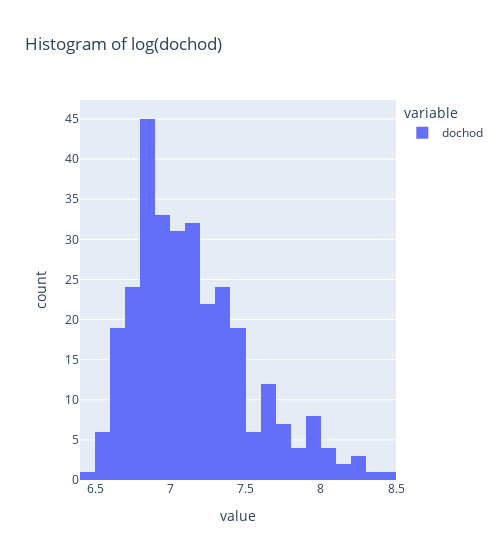
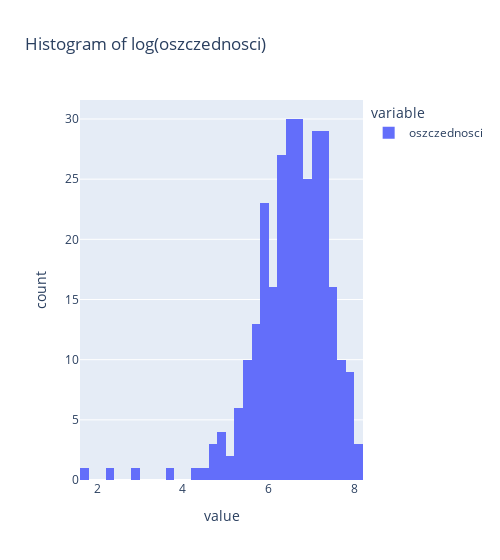
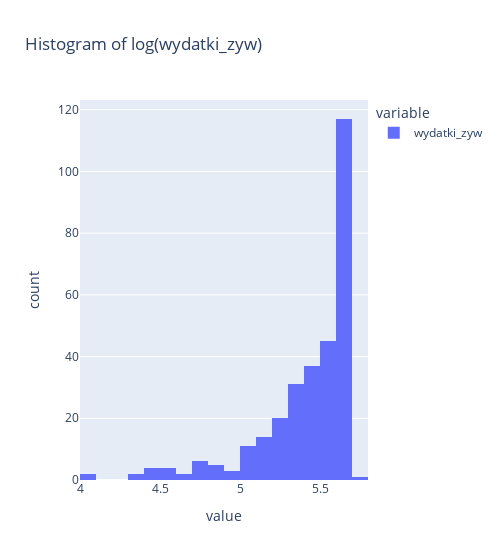

The notebook cell saved with these charts, in order:
### Markdown cell above
wiek, wzrost and waga seem to be normally distributed, while dochod, oszczednosci and wydatki_zyw are not

### Code cell
# perform a log transformation on the data and check if it is normally distributed
dochod_log = np.log(dataframe['dochod'])
oszczednosci_log = np.log(dataframe['oszczednosci'])
wydatki_zyw_log = np.log(dataframe['wydatki_zyw'])

fig_dochod_log = px.histogram(dochod_log, title='Histogram of log(dochod)', width=500)
fig_oszczednosci_log = px.histogram(oszczednosci_log, title='Histogram of log(oszczednosci)', width=500)
fig_wydatki_zyw_log = px.histogram(wydatki_zyw_log, title='Histogram of log(wydatki_zyw)', width=500)
fig_dochod_log.show()
print("Shapiro test for log(dochod): ", shapiro(dochod_log))
fig_oszczednosci_log.show()
oszczednosci_log.dropna(inplace=True)
print("Shapiro test for log(oszczednosci): ", shapiro(oszczednosci_log))
fig_wydatki_zyw_log.show()
print("Shapiro test for log(wydatki_zyw): ", shapiro(wydatki_zyw_log))
oszczednosci_log.dropna(inplace=True)

### Figure 1 — Plotly figure (JSON) as saved in the notebook; plotly's stock layout.template omitted (floating-point values rounded to 4 significant figures; data arrays with more than 128 entries replaced by an {"elided": "..."} marker saying what was removed)
{"data": [{"alignmentgroup": "True", "bingroup": "x", "hovertemplate": "variable=dochod<br>value=%{x}<br>count=%{y}<extra></extra>", "legendgroup": "dochod", "marker": {"color": "#636efa", "pattern": {"shape": ""}}, "name": "dochod", "offsetgroup": "dochod", "orientation": "v", "showlegend": true, "type": "histogram", "x": {"elided": "304 float values"}, "xaxis": "x", "yaxis": "y"}], "layout": {"barmode": "relative", "legend": {"title": {"text": "variable"}, "tracegroupgap": 0}, "title": {"text": "Histogram of log(dochod)"}, "width": 500, "xaxis": {"anchor": "y", "domain": [0, 1], "title": {"text": "value"}}, "yaxis": {"anchor": "x", "domain": [0, 1], "title": {"text": "count"}}}}

### Figure 2 — Plotly figure (JSON) as saved in the notebook; plotly's stock layout.template omitted (floating-point values rounded to 4 significant figures; data arrays with more than 128 entries replaced by an {"elided": "..."} marker saying what was removed)
{"data": [{"alignmentgroup": "True", "bingroup": "x", "hovertemplate": "variable=oszczednosci<br>value=%{x}<br>count=%{y}<extra></extra>", "legendgroup": "oszczednosci", "marker": {"color": "#636efa", "pattern": {"shape": ""}}, "name": "oszczednosci", "offsetgroup": "oszczednosci", "orientation": "v", "showlegend": true, "type": "histogram", "x": {"elided": "304 float values"}, "xaxis": "x", "yaxis": "y"}], "layout": {"barmode": "relative", "legend": {"title": {"text": "variable"}, "tracegroupgap": 0}, "title": {"text": "Histogram of log(oszczednosci)"}, "width": 500, "xaxis": {"anchor": "y", "domain": [0, 1], "title": {"text": "value"}}, "yaxis": {"anchor": "x", "domain": [0, 1], "title": {"text": "count"}}}}

### Figure 3 — Plotly figure (JSON) as saved in the notebook; plotly's stock layout.template omitted (floating-point values rounded to 4 significant figures; data arrays with more than 128 entries replaced by an {"elided": "..."} marker saying what was removed)
{"data": [{"alignmentgroup": "True", "bingroup": "x", "hovertemplate": "variable=wydatki_zyw<br>value=%{x}<br>count=%{y}<extra></extra>", "legendgroup": "wydatki_zyw", "marker": {"color": "#636efa", "pattern": {"shape": ""}}, "name": "wydatki_zyw", "offsetgroup": "wydatki_zyw", "orientation": "v", "showlegend": true, "type": "histogram", "x": {"elided": "304 float values"}, "xaxis": "x", "yaxis": "y"}], "layout": {"barmode": "relative", "legend": {"title": {"text": "variable"}, "tracegroupgap": 0}, "title": {"text": "Histogram of log(wydatki_zyw)"}, "width": 500, "xaxis": {"anchor": "y", "domain": [0, 1], "title": {"text": "value"}}, "yaxis": {"anchor": "x", "domain": [0, 1], "title": {"text": "count"}}}}
